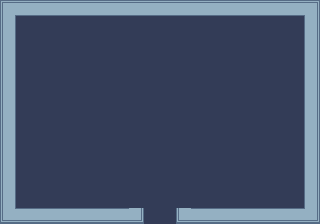

This game map was drawn from its Tiled (.tmx) file and the tilesets committed beside it. A one-line description and the full map source follow:
An orthogonal 20x14 tile map with 16x16 px tiles, 5 tile layers (Ground, Collision, Buildings, GroundDetails, ...) and 3 objects (PlayerSpawn, HouseFromTown, DoorToTown).

<map version="1.10" tiledversion="1.11.2" orientation="orthogonal" renderorder="right-down" width="20" height="14" tilewidth="16" tileheight="16" infinite="0" nextlayerid="7" nextobjectid="4">
 <tileset firstgid="1" source="CityTileMap.tsx" />
 <layer id="1" name="Ground" width="20" height="14">
  <data encoding="csv">
0,0,0,0,0,0,0,0,0,0,0,0,0,0,0,0,0,0,0,0,
0,2436,2436,2436,2436,2436,2436,2436,2436,2436,2436,2436,2436,2436,2436,2436,2436,2436,2436,0,
0,2436,2436,2436,2436,2436,2436,2436,2436,2436,2436,2436,2436,2436,2436,2436,2436,2436,2436,0,
0,2436,2436,2436,2436,2436,2436,2436,2436,2436,2436,2436,2436,2436,2436,2436,2436,2436,2436,0,
0,2436,2436,2436,2436,2436,2436,2436,2436,2436,2436,2436,2436,2436,2436,2436,2436,2436,2436,0,
0,2436,2436,2436,2436,2436,2436,2436,2436,2436,2436,2436,2436,2436,2436,2436,2436,2436,2436,0,
0,2436,2436,2436,2436,2436,2436,2436,2436,2436,2436,2436,2436,2436,2436,2436,2436,2436,2436,0,
0,2436,2436,2436,2436,2436,2436,2436,2436,2436,2436,2436,2436,2436,2436,2436,2436,2436,2436,0,
0,2436,2436,2436,2436,2436,2436,2436,2436,2436,2436,2436,2436,2436,2436,2436,2436,2436,2436,0,
0,2436,2436,2436,2436,2436,2436,2436,2436,2436,2436,2436,2436,2436,2436,2436,2436,2436,2436,0,
0,2436,2436,2436,2436,2436,2436,2436,2436,2436,2436,2436,2436,2436,2436,2436,2436,2436,2436,0,
0,2436,2436,2436,2436,2436,2436,2436,2436,2436,2436,2436,2436,2436,2436,2436,2436,2436,2436,0,
0,2436,2436,2436,2436,2436,2436,2436,2436,2436,2436,2436,2436,2436,2436,2436,2436,2436,2436,0,
0,0,0,0,0,0,0,0,0,2436,2436,0,0,0,0,0,0,0,0,0
</data>
 </layer>
 <layer id="2" name="Collision" width="20" height="14">
  <data encoding="csv">
2446,2450,2450,2450,2450,2450,2450,2450,2450,2450,2450,2450,2450,2450,2450,2450,2450,2450,2450,2452,
2574,0,0,0,0,0,0,0,0,0,0,0,0,0,0,0,0,0,0,2580,
2574,0,0,0,0,0,0,0,0,0,0,0,0,0,0,0,0,0,0,2580,
2574,0,0,0,0,0,0,0,0,0,0,0,0,0,0,0,0,0,0,2580,
2574,0,0,0,0,0,0,0,0,0,0,0,0,0,0,0,0,0,0,2580,
2574,0,0,0,0,0,0,0,0,0,0,0,0,0,0,0,0,0,0,2580,
2574,0,0,0,0,0,0,0,0,0,0,0,0,0,0,0,0,0,0,2580,
2574,0,0,0,0,0,0,0,0,0,0,0,0,0,0,0,0,0,0,2580,
2574,0,0,0,0,0,0,0,0,0,0,0,0,0,0,0,0,0,0,2580,
2574,0,0,0,0,0,0,0,0,0,0,0,0,0,0,0,0,0,0,2580,
2574,0,0,0,0,0,0,0,0,0,0,0,0,0,0,0,0,0,0,2580,
2574,0,0,0,0,0,0,0,0,0,0,0,0,0,0,0,0,0,0,2580,
2574,0,0,0,0,0,0,0,0,0,0,0,0,0,0,0,0,0,0,2580,
2830,2834,2834,2834,2834,2834,2834,2834,2836,0,0,2830,2834,2834,2834,2834,2834,2834,2834,2836
</data>
 </layer>
 <layer id="3" name="Buildings" width="20" height="14" locked="1">
  <data encoding="csv">
0,0,0,0,0,0,0,0,0,0,0,0,0,0,0,0,0,0,0,0,
0,0,0,0,0,0,0,0,0,0,0,0,0,0,0,0,0,0,0,0,
0,0,0,0,0,0,0,0,0,0,0,0,0,0,0,0,0,0,0,0,
0,0,0,0,0,0,0,0,0,0,0,0,0,0,0,0,0,0,0,0,
0,0,0,0,0,0,0,0,0,0,0,0,0,0,0,0,0,0,0,0,
0,0,0,0,0,0,0,0,0,0,0,0,0,0,0,0,0,0,0,0,
0,0,0,0,0,0,0,0,0,0,0,0,0,0,0,0,0,0,0,0,
0,0,0,0,0,0,0,0,0,0,0,0,0,0,0,0,0,0,0,0,
0,0,0,0,0,0,0,0,0,0,0,0,0,0,0,0,0,0,0,0,
0,0,0,0,0,0,0,0,0,0,0,0,0,0,0,0,0,0,0,0,
0,0,0,0,0,0,0,0,0,0,0,0,0,0,0,0,0,0,0,0,
0,0,0,0,0,0,0,0,0,0,0,0,0,0,0,0,0,0,0,0,
0,0,0,0,0,0,0,0,0,0,0,0,0,0,0,0,0,0,0,0,
0,0,0,0,0,0,0,0,0,0,0,0,0,0,0,0,0,0,0,0
</data>
 </layer>
 <layer id="4" name="GroundDetails" width="20" height="14" locked="1">
  <data encoding="csv">
0,0,0,0,0,0,0,0,0,0,0,0,0,0,0,0,0,0,0,0,
0,0,0,0,0,0,0,0,0,0,0,0,0,0,0,0,0,0,0,0,
0,0,0,0,0,0,0,0,0,0,0,0,0,0,0,0,0,0,0,0,
0,0,0,0,0,0,0,0,0,0,0,0,0,0,0,0,0,0,0,0,
0,0,0,0,0,0,0,0,0,0,0,0,0,0,0,0,0,0,0,0,
0,0,0,0,0,0,0,0,0,0,0,0,0,0,0,0,0,0,0,0,
0,0,0,0,0,0,0,0,0,0,0,0,0,0,0,0,0,0,0,0,
0,0,0,0,0,0,0,0,0,0,0,0,0,0,0,0,0,0,0,0,
0,0,0,0,0,0,0,0,0,0,0,0,0,0,0,0,0,0,0,0,
0,0,0,0,0,0,0,0,0,0,0,0,0,0,0,0,0,0,0,0,
0,0,0,0,0,0,0,0,0,0,0,0,0,0,0,0,0,0,0,0,
0,0,0,0,0,0,0,0,0,0,0,0,0,0,0,0,0,0,0,0,
0,0,0,0,0,0,0,0,0,0,0,0,0,0,0,0,0,0,0,0,
0,0,0,0,0,0,0,0,0,0,0,0,0,0,0,0,0,0,0,0
</data>
 </layer>
 <layer id="5" name="AbovePlayer" width="20" height="14" locked="1">
  <data encoding="csv">
0,0,0,0,0,0,0,0,0,0,0,0,0,0,0,0,0,0,0,0,
0,0,0,0,0,0,0,0,0,0,0,0,0,0,0,0,0,0,0,0,
0,0,0,0,0,0,0,0,0,0,0,0,0,0,0,0,0,0,0,0,
0,0,0,0,0,0,0,0,0,0,0,0,0,0,0,0,0,0,0,0,
0,0,0,0,0,0,0,0,0,0,0,0,0,0,0,0,0,0,0,0,
0,0,0,0,0,0,0,0,0,0,0,0,0,0,0,0,0,0,0,0,
0,0,0,0,0,0,0,0,0,0,0,0,0,0,0,0,0,0,0,0,
0,0,0,0,0,0,0,0,0,0,0,0,0,0,0,0,0,0,0,0,
0,0,0,0,0,0,0,0,0,0,0,0,0,0,0,0,0,0,0,0,
0,0,0,0,0,0,0,0,0,0,0,0,0,0,0,0,0,0,0,0,
0,0,0,0,0,0,0,0,0,0,0,0,0,0,0,0,0,0,0,0,
0,0,0,0,0,0,0,0,0,0,0,0,0,0,0,0,0,0,0,0,
0,0,0,0,0,0,0,0,0,0,0,0,0,0,0,0,0,0,0,0,
0,0,0,0,0,0,0,0,0,0,0,0,0,0,0,0,0,0,0,0
</data>
 </layer>
 <objectgroup id="6" name="Spawns">
  <object id="1" name="PlayerSpawn" x="160.097" y="196.231" />
  <object id="2" name="HouseFromTown" x="160.045" y="196.278" />
  <object id="3" name="DoorToTown" x="143.917" y="207.917" width="32.0625" height="16" />
 </objectgroup>
</map>
